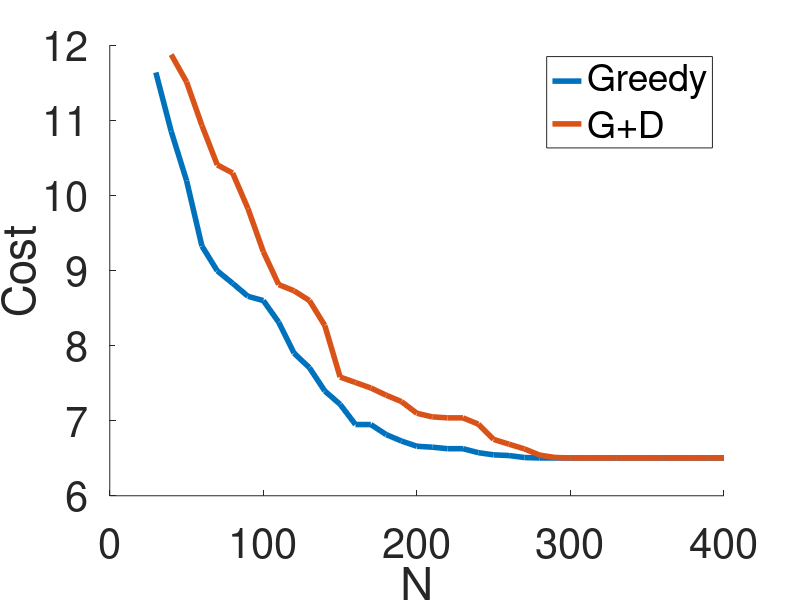

Reproduce this figure in MATLAB.
clear all;
close all;
clc;



% Overlapped plots
figure
hold on;

g_cost_history = csvread('greedy_cost_histories_2.csv');
m = mean(g_cost_history,1);
plot(10:10:10*size(m,2), m, 'linewidth', 4)

g_cost_history = csvread('greedy_diverse_cost_histories.csv');
m = mean(g_cost_history,1);
plot(10:10:10*size(m,2), m, 'linewidth', 4)

% g_cost_history = csvread('random_cost_histories.csv');
% m = mean(g_cost_history,1);
% plot(linspace(10,100,10), m, 'linewidth', 4)
% 
% g_cost_history = csvread('greedy_smoothing_cost_histories.csv');
% m = mean(g_cost_history,1);
% plot(linspace(10,100,10), m, 'linewidth', 4)

set(gca,'fontsize',30)
set(gcf, 'color', [1,1,1])
xlabel('N')
ylabel('Cost')

legend('Greedy', 'G+D');

return;






% Plotting Curves with StdDev
% g_cost_history = csvread('greedy_cost_histories_2.csv');
g_cost_history = csvread('greedy_diverse_cost_histories.csv');
% g_cost_history = csvread('random_cost_histories.csv');
% g_cost_history = csvread('greedy_smoothing_cost_histories.csv');
% g_cost_history = csvread('randomfull_cost_histories.csv');

m = mean(g_cost_history,1);
figure
hold on;

plot(10:10:10*size(m,2), m, 'linewidth', 4)
for i=1:size(m,2)
%     lh = plot( [i*10, i*10], [m(i)-3*sdev(i), m(i)+3*sdev(i)], 'm', 'linewidth', 10 );
%     lh.Color = [lh.Color 1 / 2];
    scatter( i*10, max(g_cost_history(:,i)),50,'k','filled' );
    scatter( i*10, min(g_cost_history(:,i)),50,'k','filled' );
end


set(gca,'fontsize',30)
set(gcf, 'color', [1,1,1])
xlabel('N')
ylabel('Cost')


title('Greedy')
% title('Random')
% title('G+S')

return;




% data = csvread('cost_variation.csv');
% data(data(:,end)>1e5,end) = 20;
% costs = data(:,end);
% data_qt = [];
% for i=1:size(data,1)
%     data_qt(i,:) = [ data(i,1:3),rotm2quat([data(i,4:6)',data(i,7:9)',data(i,10:12)']) ];
% end
% [val,row_id] = min(costs);
% 
% ref = data_qt(row_id,:);
% 
% dist = [];
% for i=1:size(costs,1)
%     dist(i,:) = [ norm(data_qt(i,:)-ref),costs(i) ];
% end
% 
% sortrows(dist,1)
% 
% return;


% figure
% daspect([1,1,1])
% hold on;
% 
% factor = 0.1;
% 
% data = csvread('cost_variation.csv');
% 
% copy_data = data(data(:,end)>1e5,:);
% 
% data(data(:,end)>1e5,:) = [];
% % data(:,end) = data(:,end)*10;
% 
% scatter3( data(:,1),data(:,2),data(:,3),50,data(:,13),'filled' );
% quiver3( data(:,1),data(:,2),data(:,3),data(:,4),data(:,5),data(:,6),'r',...
%     'AutoScaleFactor', factor);
% quiver3( data(:,1),data(:,2),data(:,3),data(:,7),data(:,8),data(:,9),'g',...
%     'AutoScaleFactor', factor);
% quiver3( data(:,1),data(:,2),data(:,3),data(:,10),data(:,11),data(:,12),'b',...
%     'AutoScaleFactor', factor);
% 
% colorbar;
% 
% 
% % return;
% 
% 
% scatter3( copy_data(:,1),copy_data(:,2),copy_data(:,3),50,'r','filled' );
% quiver3( copy_data(:,1),copy_data(:,2),copy_data(:,3),copy_data(:,4),copy_data(:,5),copy_data(:,6),'r',...
%     'AutoScaleFactor', factor);
% quiver3( copy_data(:,1),copy_data(:,2),copy_data(:,3),copy_data(:,7),copy_data(:,8),copy_data(:,9),'g',...
%     'AutoScaleFactor', factor);
% quiver3( copy_data(:,1),copy_data(:,2),copy_data(:,3),copy_data(:,10),copy_data(:,11),copy_data(:,12),'b',...
%     'AutoScaleFactor', factor);
% 
% 
% return;




% cfg1 = csvread('greedyconfigs1.csv');
% cfg2 = csvread('greedyconfigs2.csv');
% cfg3 = csvread('greedyconfigs3.csv');
% cfg4 = csvread('greedyconfigs4.csv');
% 
% pts1 = csvread('greedypoints1.csv');
% pts2 = csvread('greedypoints2.csv');
% pts3 = csvread('greedypoints3.csv');
% pts4 = csvread('greedypoints4.csv');
% 
% ffs = csvread('../neighbors/frames0.csv');
% 
% 
% scatter3( pts(1,1),pts(1,2),pts(1,3),100,'m','filled' );
% quiver3( pts(:,1),pts(:,2),pts(:,3),pts(:,4),pts(:,5),pts(:,6),'r',...
%     'AutoScaleFactor', factor);
% quiver3( pts(:,1),pts(:,2),pts(:,3),pts(:,7),pts(:,8),pts(:,9),'g',...
%     'AutoScaleFactor', factor);
% quiver3( pts(:,1),pts(:,2),pts(:,3),pts(:,10),pts(:,11),pts(:,12),'b',...
%     'AutoScaleFactor', factor);
% 
% 
% 
% return;


% pts = csvread('neighs1.csv');
% 
figure;
hold on;
daspect([1,1,1]);
% 
% factor = 0.5;
% 
% scatter3( pts(1,1),pts(1,2),pts(1,3),100,'m','filled' );
% quiver3( pts(:,1),pts(:,2),pts(:,3),pts(:,4),pts(:,5),pts(:,6),'r',...
%     'AutoScaleFactor', factor);
% quiver3( pts(:,1),pts(:,2),pts(:,3),pts(:,7),pts(:,8),pts(:,9),'g',...
%     'AutoScaleFactor', factor);
% quiver3( pts(:,1),pts(:,2),pts(:,3),pts(:,10),pts(:,11),pts(:,12),'b',...
%     'AutoScaleFactor', factor);
% 
% pause(0.0001)
% 


factor = 1;
pts = csvread('frames1.csv');
quiver3( pts(:,1),pts(:,2),pts(:,3),pts(:,4),pts(:,5),pts(:,6),'r',...
    'AutoScaleFactor', factor);
quiver3( pts(:,1),pts(:,2),pts(:,3),pts(:,7),pts(:,8),pts(:,9),'g',...
    'AutoScaleFactor', factor);
quiver3( pts(:,1),pts(:,2),pts(:,3),pts(:,10),pts(:,11),pts(:,12),'b',...
    'AutoScaleFactor', factor);
% 
% 
return;



points = {};
points{1} = csvread('points0.csv');
points{2} = csvread('points1.csv');
points{3} = csvread('points2.csv');
points{4} = csvread('points3.csv');


figure;
hold on;
daspect([1,1,1]);

for idx=1:5:size(points{1},1)
%     idx = 15;
    line_plot = [];
    for i=1:size(points,2)
        pts = points{i};
    %     area3d(pts(:,1:3));
        quiver3( pts(idx,1),pts(idx,2),pts(idx,3),pts(idx,4),pts(idx,5),pts(idx,6),'r',...
            'AutoScaleFactor', 0.1);
        quiver3( pts(idx,1),pts(idx,2),pts(idx,3),pts(idx,7),pts(idx,8),pts(idx,9),'g',...
            'AutoScaleFactor', 0.1);
        quiver3( pts(idx,1),pts(idx,2),pts(idx,3),pts(idx,10),pts(idx,11),pts(idx,12),'b',...
            'AutoScaleFactor', 0.1);
        line_plot(i,:) = pts(idx,1:3);
    %     cla;
    end
    scatter3( line_plot(1,1),line_plot(1,2),line_plot(1,3),70,'m','filled' );
    plot3( line_plot(:,1),line_plot(:,2),line_plot(:,3),'k','linewidth',3 )
    cla;
end


return;



configs = {};
diff = {};
for i=1:25
%     configs{i} = csvread('configs'+num2str(i)+'.csv');
    cfg1 = csvread( strcat('configs',num2str(i),'.csv') );
    cfg2 = csvread( strcat('configs',num2str(i+1),'.csv') );
    diff{i} = cfg2 - cfg1;
end

jt = 4;
hold on;
for j=1:size(diff{1},1)
    pts = [];
    for i=1:25
        pts = [pts; i,j,diff{i}(j,jt)];
    end
    plot3( pts(:,1),pts(:,2),pts(:,3) )
end

xlabel('Iteration number')
ylabel('Level number')
zlabel('Change in angle')

return;


configs = {};
configs{1} = csvread('configs0.csv');
configs{2} = csvread('configs1.csv');
configs{3} = csvread('configs2.csv');
% configs{4} = csvread('configs3.csv');


points = {};
points{1} = csvread('points0.csv');
points{2} = csvread('points1.csv');
points{3} = csvread('points2.csv');
% points{4} = csvread('points3.csv');


% for i=1:size(configs{1},1)
%     for j=1:4
%         disp(configs{j}(i,:))
%     end
%     fprintf("\n")
% end

figure;
hold on;
daspect([1,1,1]);
for i=1:3
    pts = points{i}(1:3:end,:);
%     area3d(pts(:,1:3));
    quiver3( pts(:,1),pts(:,2),pts(:,3),pts(:,4),pts(:,5),pts(:,6),'r' );
    quiver3( pts(:,1),pts(:,2),pts(:,3),pts(:,7),pts(:,8),pts(:,9),'g' );
    quiver3( pts(:,1),pts(:,2),pts(:,3),pts(:,10),pts(:,11),pts(:,12),'b' );
    cla;
end


return;

opt_config = csvread('fin_config.csv');
config = csvread("init_config.csv");
diff = opt_config - config;
% plot( vecnorm(diff,2,2) )

return;



opt_config = csvread('opt_states.csv');
config = csvread("9.csv");


hash_map = containers.Map;
count = 1;
for i=0:1
    for j=0:1
        for k=0:1
            for l=0:1
                for m=0:1
                    for n=0:1
                        ky = strcat(num2str(i),num2str(j), num2str(k),...
                            num2str(l), num2str(m), num2str(n));
                        hash_map(ky) = count;
                        count = count + 1;
                    end
                end
            end
        end
    end
end

diff = opt_config - config;
key = [];
for i=1:size(diff,1)
    for j=1:6
        if diff(i,j) >= 0
            key(i,j) = 1;
        else
            key(i,j) = 0;
        end
    end
end

class = [];
for i=1:size(key,1)
    k = strcat(num2str(key(i,1)),num2str(key(i,2)), num2str(key(i,3)),...
         num2str(key(i,4)), num2str(key(i,5)), num2str(key(i,6)));
    class(i,1) = hash_map(k);
end

return;


% % Plots for comparing with optimal
% opt_config = csvread('opt_states.csv');
% 
% figure
% hold on;
% for i=9
%     config = csvread(num2str(i)+".csv");
%     dist = vecnorm( opt_config-config,2,2 );
%     plot( dist,'k' );
% end
% 
% config = csvread("closest_configs.csv");
% dist = vecnorm( opt_config-config,2,2 );
% plot( dist,'b' );
% 
% cost = 0;
% dist = [];
% for i=1:size(config,1)-1
%     cost = cost + norm(config(i+1,:)-config(i,:));
%     dist = [dist; norm(config(i+1,:)-config(i,:))];
% end
% cost
% 
% 
% cost = 0;
% dist = [];
% for i=1:size(opt_config,1)-1
%     cost = cost + norm(opt_config(i+1,:)-opt_config(i,:));
%     dist = [dist; norm(opt_config(i+1,:)-opt_config(i,:))];
% end
% cost
% return;




% ratio1 = csvread('bathtub_validity_ratios.csv');
% ratio2 = csvread('stepslab_validity_ratios.csv');
% ratio3 = csvread('boeing_validity_ratios.csv');
% ratio4 = csvread('gear_validity_ratios.csv');
% 
% figure;
% daspect([1,1,1])
% plot( ratio1 )
% title('Bath tub Ratios')
% 
% figure;
% daspect([1,1,1])
% plot( ratio2 )
% title('Step slab Ratios')
% 
% figure;
% daspect([1,1,1])
% plot( ratio3 )
% title('Boeing Ratios')
% 
% figure;
% daspect([1,1,1])
% plot( ratio4 )
% title('Gear Ratios')


c1_opt = csvread('bath_tub_cost_vec.csv');
c2_opt = csvread('step_slab_cost_vec.csv');
c3_opt = csvread('boeing_cost_vec.csv');
c4_opt = csvread('gear_cost_vec.csv');

c1 = csvread('bath_tub_cost_vecs.csv');
c2 = csvread('step_slab_cost_vecs.csv');
c3 = csvread('boeing_cost_vecs.csv');
c4 = csvread('gear_cost_vecs.csv');

% figure
% hold on
% plot( c1_opt, 'k','linewidth',2 ); 
% plot( c1(:,1),'b','linewidth',2 );
% for i=2:9
%     plot( c1(:,i) );
% end
% plot( c1(:,10),'g','linewidth',2 );
% title('Bath Tub')




figure
hold on
plot( c2_opt, 'k','linewidth',2 ); 
plot( c2(:,1),'b','linewidth',2 );
% for i=2:9
%     plot( c2(:,i) );
% end
plot( c2(:,10),'g','linewidth',2 );
title('Step Slab')




% figure
% hold on
% plot( c3_opt, 'k','linewidth',2 ); 
% plot( c3(:,1),'b','linewidth',2 );
% for i=2:9
%     plot( c3(:,i) );
% end
% plot( c3(:,10),'g','linewidth',2 );
% title('Boeing')
% 
% 
% 
% 
% 
% 
% figure
% hold on
% plot( c4_opt, 'k','linewidth',2 ); 
% plot( c4(:,1),'b','linewidth',2 );
% for i=2:9
%     plot( c4(:,i) );
% end
% plot( c4(:,10),'g','linewidth',2 );
% title('Gear')





function [volume,area]=area3d(v)
% compute volume and area of a convex hull of points v
% Malcolm A. MacIver, 2003
[K volume]=convhulln(v);
%
% Basic formula for computing triangle area
% || = 2-norm, VN = vertex of triangle
% ||V1 X V2 + V2 X V3 + V3 X V1||/2
area= ...
 sum(sqrt(sum(( ...
 [v(K(:,1),2).*v(K(:,2),3) - v(K(:,1),3).*v(K(:,2),2) ...
  v(K(:,1),3).*v(K(:,2),1) - v(K(:,1),1).*v(K(:,2),3)  ...
  v(K(:,1),1).*v(K(:,2),2) - v(K(:,1),2).*v(K(:,2),1)] + ...
 [v(K(:,2),2).*v(K(:,3),3) - v(K(:,2),3).*v(K(:,3),2) ...
  v(K(:,2),3).*v(K(:,3),1) - v(K(:,2),1).*v(K(:,3),3)  ...
  v(K(:,2),1).*v(K(:,3),2) - v(K(:,2),2).*v(K(:,3),1)] + ...
 [v(K(:,3),2).*v(K(:,1),3) - v(K(:,3),3).*v(K(:,1),2) ...
  v(K(:,3),3).*v(K(:,1),1) - v(K(:,3),1).*v(K(:,1),3)  ...
  v(K(:,3),1).*v(K(:,1),2) - v(K(:,3),2).*v(K(:,1),1)]).^2,2))) ...
  /2;
end